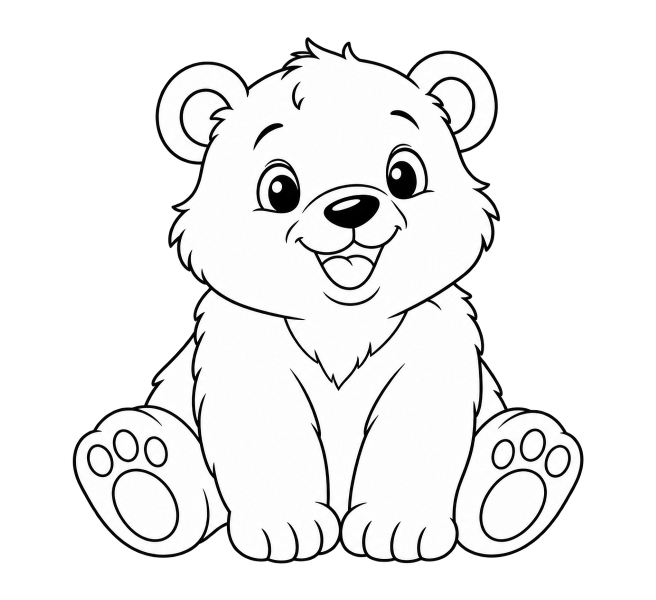
#> input picture assets/clipart/bear.png, 1312 x 1199 px (shown at 1/2 size); its folder holds 3 pictures in this run
$ python build-asset-thumbnails.py
#> lines starting #> are read from the running program, lines starting #| are printed output that depends on the picture
"""Build small WebP previews; full-resolution originals remain unchanged. Requires Pillow."""
from pathlib import Path
from PIL import Image
root = Path(__file__).resolve().parents[1] / 'assets' / 'clipart'
out = root / 'thumbnails'
out.mkdir(exist_ok=True)
for source in root.glob('*.png'):
    with Image.open(source) as image:
#> image is the input picture: PIL image 1312x1199 RGBA; mean R, G, B, A 101, 100.9, 101, 114
        image.thumbnail((240, 180), Image.Resampling.LANCZOS)
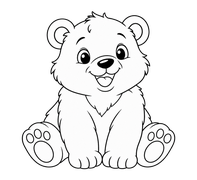
#> image: PIL image 197x180 RGBA; mean R, G, B, A 99.8, 99.8, 99.8, 114; transparent parts drawn white
        image.save(out / (source.stem + '.webp'), 'WEBP', quality=78, method=6)
#> pass 2 of the loop `for source in root.glob('*.png'):`:
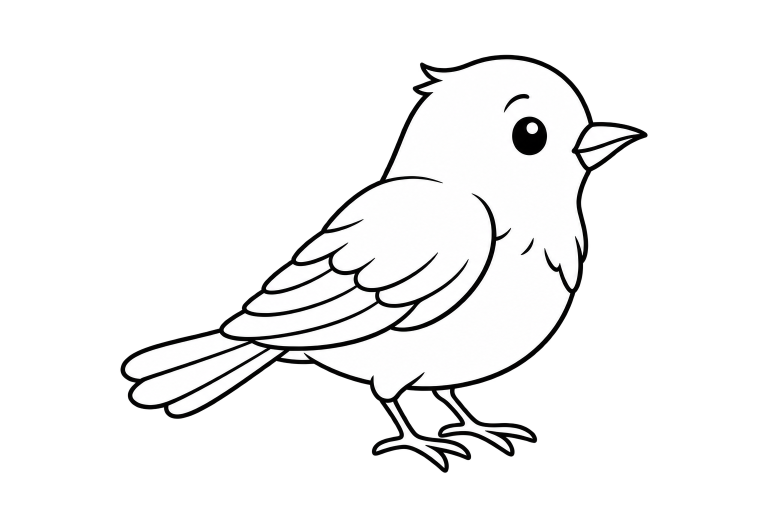
#> input picture assets/clipart/bird.png, 1536 x 1024 px (shown at 1/2 size)
#> image is the input picture: PIL image 1536x1024 RGBA; mean R, G, B, A 60, 59.9, 59.8, 59.9
#> `image.thumbnail((240, 180), Image.Resampling.LANCZOS)`:
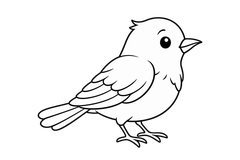
#> image: PIL image 240x160 RGBA; mean R, G, B, A 49.6, 49.5, 49.6, 60; transparent parts drawn white
#> pass 3 of the loop `for source in root.glob('*.png'):`:
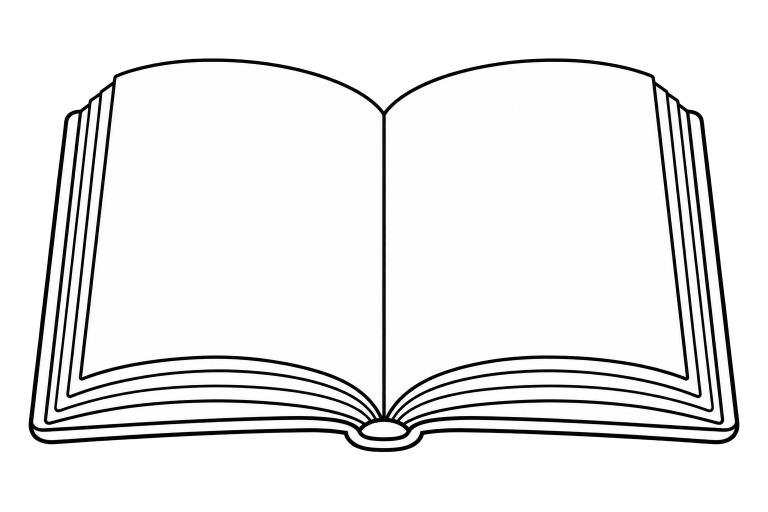
#> input picture assets/clipart/book.png, 1536 x 1024 px (shown at 1/2 size)
#> image is the input picture: PIL image 1536x1024 RGBA; mean R, G, B, A 158.5, 158.4, 158.4, 158.1
#> `image.thumbnail((240, 180), Image.Resampling.LANCZOS)`:
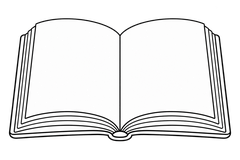
#> image: PIL image 240x160 RGBA; mean R, G, B, A 139.9, 139.8, 139.8, 158.1; transparent parts drawn white
